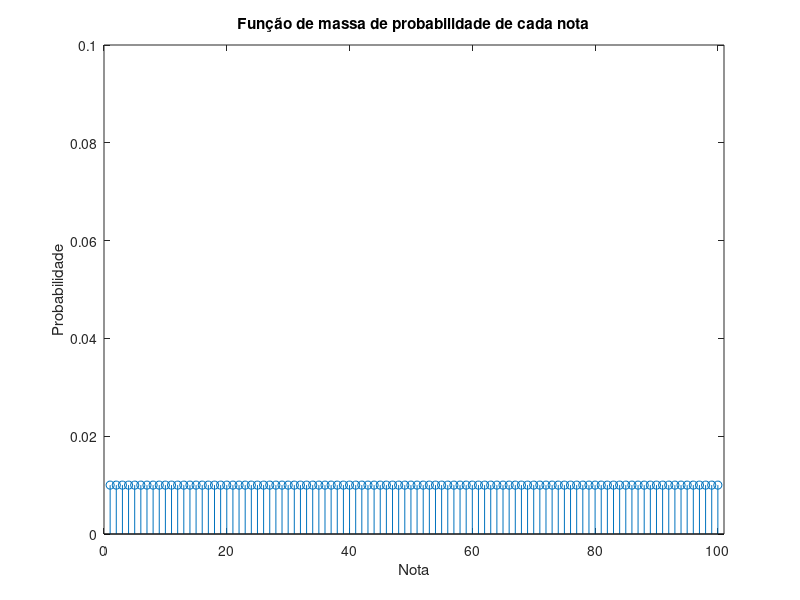
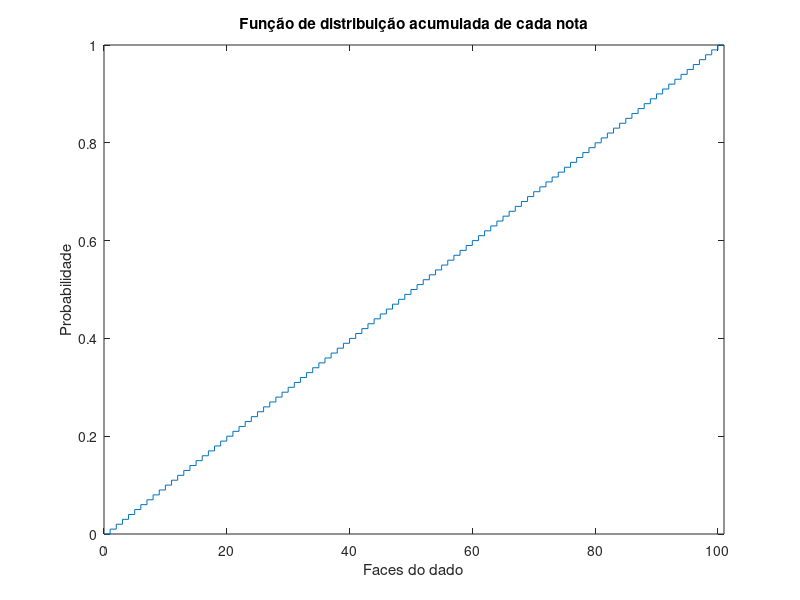
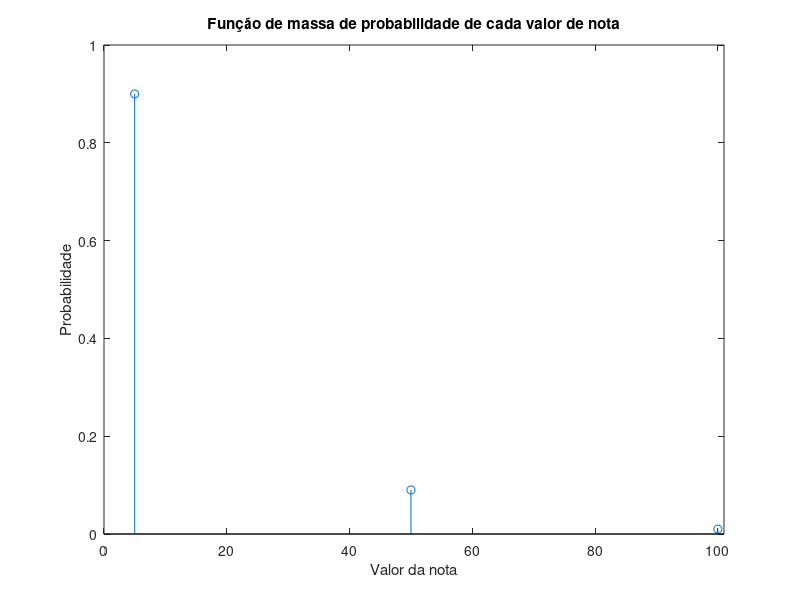
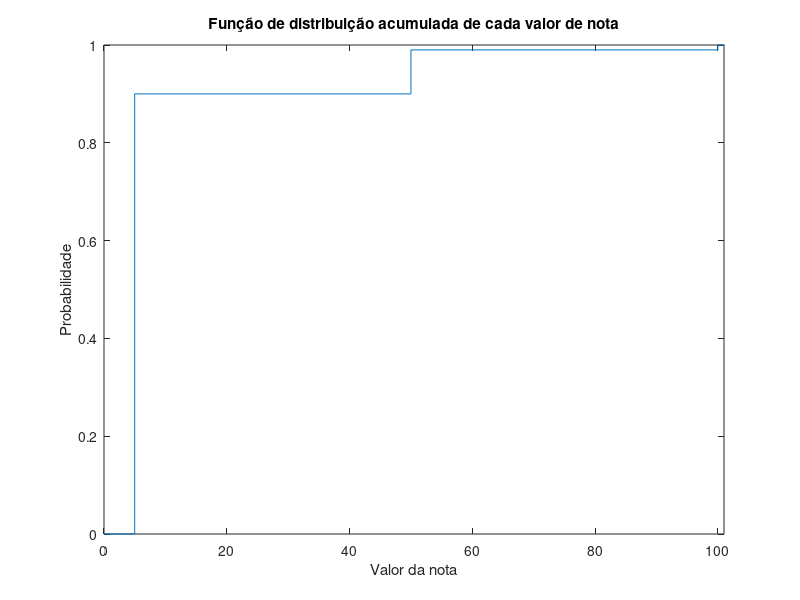

Write MATLAB code to recreate these figures, in order.
clear;
close all;
clc;

%% a)

x = 1:100;
prob = ones(size(x))/length(x);

figure;
stem(x, prob);
axis([0 101 0 0.1]);
xlabel("Nota");
ylabel("Probabilidade");
title("Função de massa de probabilidade de cada nota");

temp = [0 prob 0];
cumProb = cumsum(temp);
temp = 0:101;

figure;
stairs(temp, cumProb);
axis([0 101 0 1]);
xlabel("Faces do dado");
ylabel("Probabilidade");
title("Função de distribuição acumulada de cada nota");

%% b)

x = [5 50 100];
casosFav = [90 9 1];
prob = casosFav/sum(casosFav);

figure;
stem(x, prob);
axis([0 101 0 1]);
xlabel("Valor da nota");
ylabel("Probabilidade");
title("Função de massa de probabilidade de cada valor de nota");

%% c)

temp = [0 prob 0];
cumProb = cumsum(temp);
temp = [0 5 50 100 200];

figure;
stairs(temp, cumProb);
axis([0 101 0 1]);
xlabel("Valor da nota");
ylabel("Probabilidade");
title("Função de distribuição acumulada de cada valor de nota");